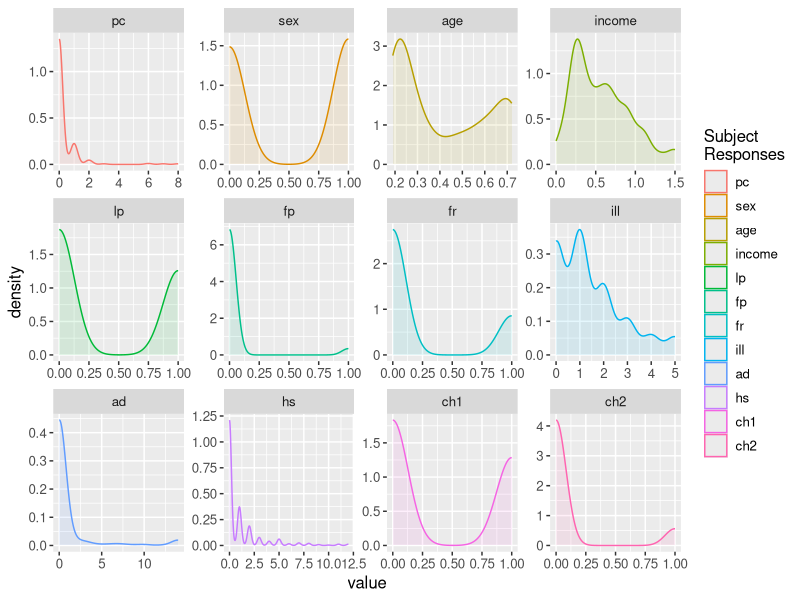
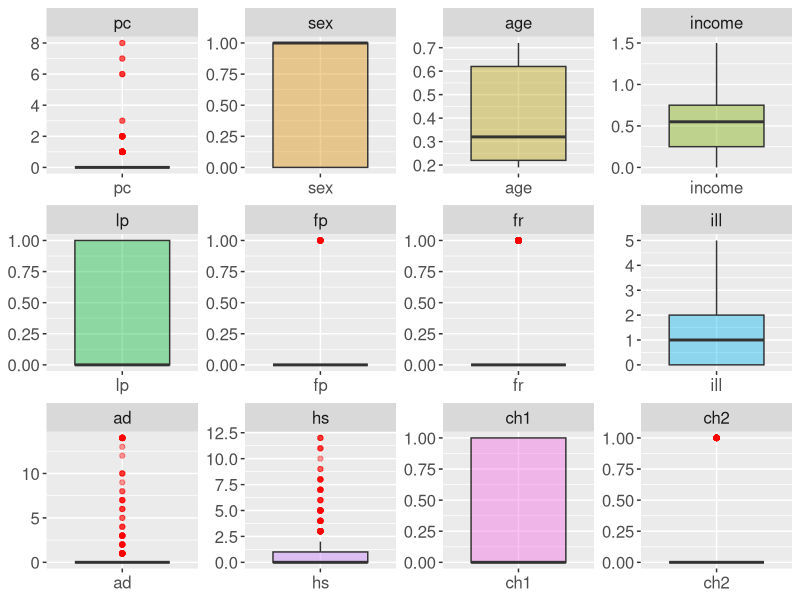
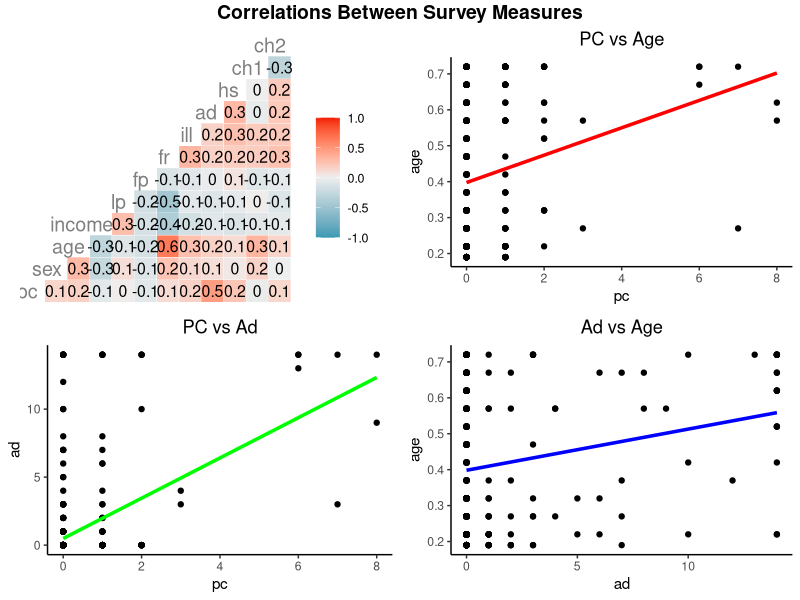
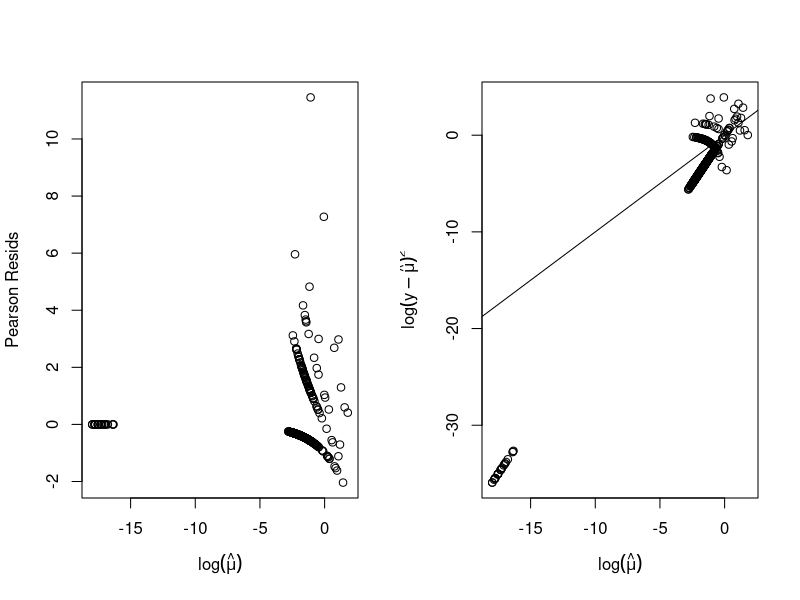
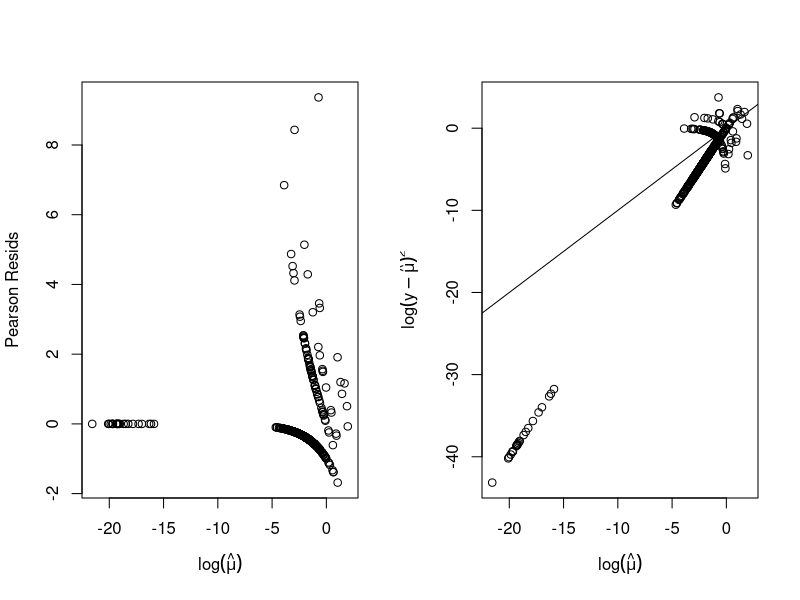
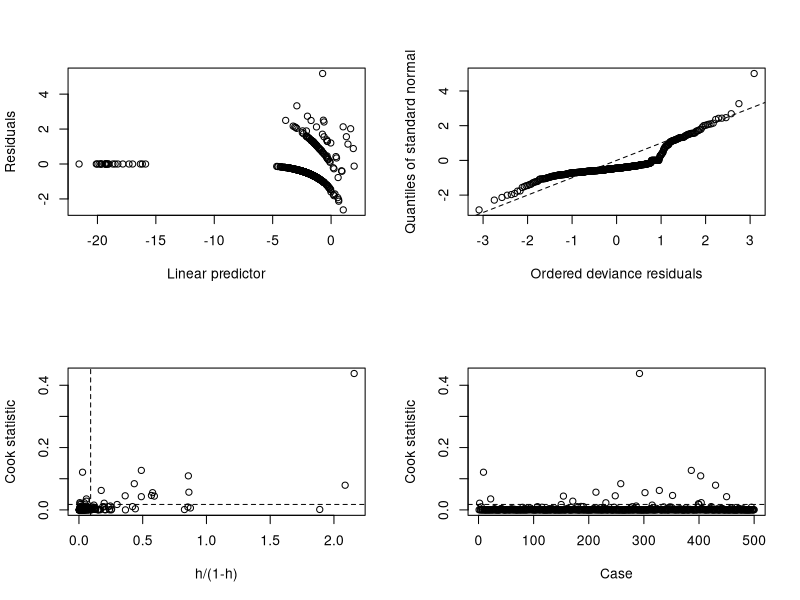
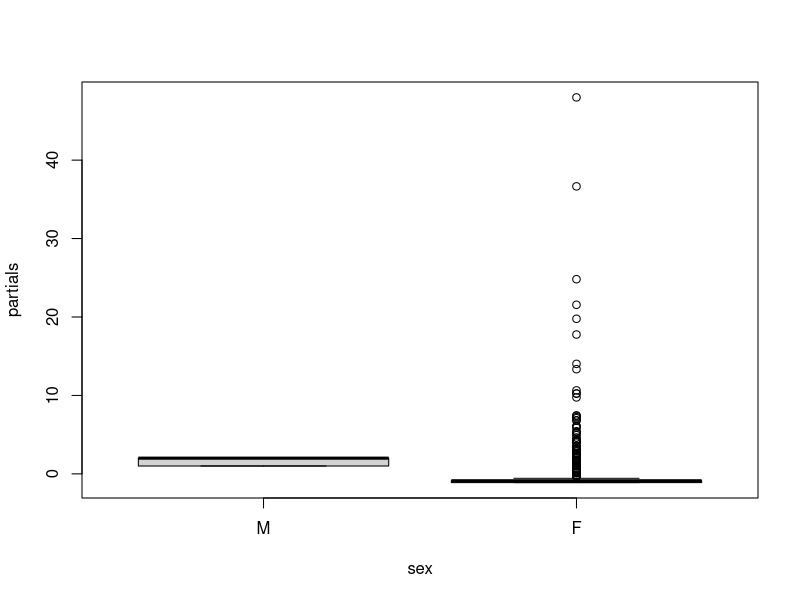
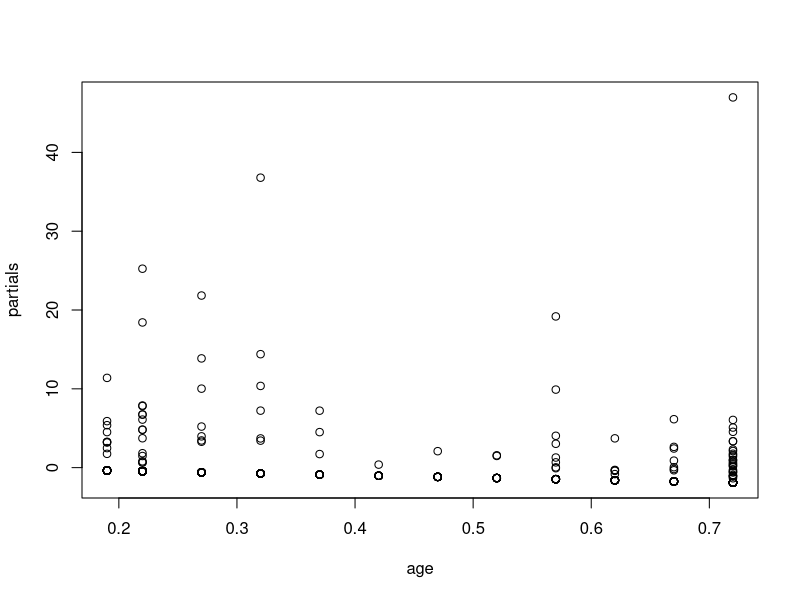

Write the R code that produced these figures, in order.
## ---- chunk 1
knitr::opts_chunk$set(echo = TRUE)

library(tidyverse)
library(ggplot2)
library(GGally)
library(dplyr)
library(ggpubr)
## ---- chunk 2

#Change working directory depending if on Mac vs Windows

tryCatch({
  setwd("/Users/owner/Desktop/PSTAT")},
  error = function(e) {
    print('Path for Mac working directory not found, trying Windows...')
    setwd("D:/PSTAT/")})
## ---- chunk 3
pharmacy_data <- read.table("pharmacist.txt",header = T)

#inspect first few rows
head(pharmacy_data)

## ---- chunk 4
library(reshape2)

long_df=melt(pharmacy_data)
kernel_plots <- ggplot(long_df, aes(value, colour = variable)) + 
  geom_density(aes(fill=variable),alpha = 0.1)+
  facet_wrap(~variable, scales = "free") + 
  labs(color = 'Subject\nResponses') + guides(fill=F) + 
  theme(text = element_text(size = 12))

kernel_plots
## ---- chunk 5
cov.boxs <- ggplot(stack(pharmacy_data), aes(x = ind, y = values, fill = ind)) +
  geom_boxplot(outlier.color = 'red', alpha = 0.4) + facet_wrap(~ind, scales = 'free')+
  theme(legend.position = "none", axis.title = element_blank(), text = element_text(size = 15))
cov.boxs
## ---- chunk 6
library(Hmisc)

my_fn <- function(data, mapping, pts=list(), smt=list(), ...){
  ggplot(data = data, mapping = mapping, ...) + 
    do.call(geom_point, pts) +
    do.call(geom_smooth, smt) 
}

#p-values of correlations
rcorr(as.matrix(pharmacy_data), type = c('pearson'))

all_corr <- ggcorr(pharmacy_data, geom = "tile", label = T, hjust = .8, size = 5, color = "grey50")

# only plot the interesting correlations between pc, age, ad
p1 <- ggplot(pharmacy_data, aes(x = pc, y = age)) +
  geom_point() + geom_smooth(method = 'lm', se = F, size = 1.2, color = 'red', alpha = 0.5)+
  labs(title = 'PC vs Age') + theme_classic() + theme(plot.title = element_text(hjust = 0.5))

p2 <- ggplot(pharmacy_data, aes(x = pc, y = ad)) +
  geom_point() + geom_smooth(method = 'lm', se = F, size = 1.2, color = 'green', alpha = 0.5) + 
  labs(title = 'PC vs Ad') + theme_classic() +  theme(plot.title = element_text(hjust = 0.5))

p3 <- ggplot(pharmacy_data, aes(x = ad, y = age)) +
  geom_point() + geom_smooth(method = 'lm', se = F, size = 1.2, color = 'blue', alpha = 0.5) +
  labs(title = 'Ad vs Age') + theme_classic() +  theme(plot.title = element_text(hjust = 0.5))

int_corr <- ggarrange(all_corr,p1,p2,p3, nrow = 2, ncol = 2)


annotate_figure(int_corr, top =text_grob ("Correlations Between Survey Measures", face = "bold", size = 14))
## ---- chunk 7
fit1 <- glm(pc ~ ., family = 'poisson', data = pharmacy_data)

summary(fit1)

#check phi for over dispersion
rp <- residuals(fit1,type = 'pearson') #phi tilde numerator

phi_hat <- fit1$deviance/fit1$df.residual
phi_tilde <- sum(rp^2)/fit1$df.residual

fit1.phi <- as.data.frame(cbind('hat'=phi_hat,'tilde'=phi_tilde))
fit1.phi

#check for overdispersion using residuals
fv <- fitted(fit1)

par(mfrow = c(1,2))

plot(log(fv), rp, xlab = expression(log(hat(mu))),
     ylab = "Pearson Resids")
plot(log(fv), log(residuals(fit1, type = 'response')^2), xlab = expression(log(hat(mu))),
     ylab = expression(log(y - hat(mu))^2))
abline(0,1)
## ---- chunk 8
library(MASS)
fit2 <- stepAIC(fit1, direction = 'both',trace =F)
summary(fit2)
## ---- chunk 9

anova(fit1,fit2, test = 'Chi')
## ---- chunk 10
pharmacy_data$sex <- factor(pharmacy_data$sex, labels = c('M','F'))
pharmacy_data$lp <- factor(pharmacy_data$lp, labels = c('uncovered','covered'))
pharmacy_data$fp <- factor(pharmacy_data$fp, labels = c('nonprivatePharm','privatePharm'))
pharmacy_data$fr <- factor(pharmacy_data$fr, labels = c('nonprivate','private'))
pharmacy_data$ch1 <- factor(pharmacy_data$ch1, labels = c('nonChronic1','chronicNoLim'))
pharmacy_data$ch2 <- factor(pharmacy_data$ch2, labels = c('nonChronic2','chronicLim'))

## ---- chunk 11
fit3 <- glm(pc ~ ., data = pharmacy_data, family = 'poisson')
summary(fit3)
## ---- chunk 12
fit3.2 <- stepAIC(fit3, direction = 'both',trace = F)
summary(fit3.2)
## ---- chunk 13
anova(fit2,fit3.2, test = 'Chisq')
## ---- chunk 14
fit4 <- stepAIC(fit1, ~ .^2, direction = 'both', trace = F)
summary(fit4)
## ---- chunk 15
anova(fit2,fit4, test = 'Chi')
## ---- chunk 16
rp <- residuals(fit4,type = 'pearson') #phi tilde numerator

phi_hat <- fit4$deviance/fit4$df.residual
phi_tilde <- sum(rp^2)/fit4$df.residual

fit4.phi <- as.data.frame(cbind('hat'=phi_hat,'tilde'=phi_tilde))
fit4.phi

#check for overdispersion using residuals
fv <- fitted(fit4)

par(mfrow = c(1,2))

plot(log(fv), rp, xlab = expression(log(hat(mu))),
     ylab = "Pearson Resids")
plot(log(fv), log(residuals(fit4, type = 'response')^2), xlab = expression(log(hat(mu))),
     ylab = expression(log(y - hat(mu))^2))
abline(0,1)
## ---- chunk 17
library(boot)
glm.diag.plots(fit4)
## ---- chunk 18
fit4.partials <- residuals(fit4,type = 'partial')

f <- sapply(pharmacy_data, is.factor)
#par(mfrow = c(5,4))
for (iCol in colnames(pharmacy_data)){
  col_pos <- match(iCol, colnames(fit4.partials))
  if (is.na(col_pos)){
    next
  }
  
  if (f[iCol]){
    boxplot(pharmacy_data[,iCol], fit4.partials[,col_pos], ylab='partials', names=levels(pharmacy_data[,iCol]), xlab = iCol)
  } else {
    plot(pharmacy_data[,iCol],fit4.partials[,col_pos], ylab='partials', xlab = iCol)
    #lines(smooth.spline(pharmacy_data[,iCol],fit4.partials[,iCol]), col = 'red', tol = 10000, lwd = 2,
          #lty = 2)
  }
  
}
## ---- chunk 19
plot(exp(fv), pharmacy_data[,'pc'], ylab = 'pc', xlab = 'exp(fitted values)')
lines(smooth.spline(exp(fv),pharmacy_data[,'pc']), col = 'red', lwd = 2)
#identify(exp(fv), pharmacy_data[,'pc'], labels = name)
## ---- chunk 20
library(car)

#greater than 5-10 is bad
vif(fit4)
## ---- chunk 21
library(glmnet)

y <- pharmacy_data$pc

X <- model.matrix(fit4, data = pharmacy_data)[,-1]

lassoMod <- glmnet(X,y,family='poisson', alpha = 1, lambda.min=0, nlambda=101)

fit.lasso.cv <- cv.glmnet(X, y, lambda.min=0, nlambda=101, nfolds = nrow(pharmacy_data)) 
plot(fit.lasso.cv)

plot(lassoMod, label = T, xvar = "lambda")
text(-10,coef(lassoMod)[-1,length(lassoMod$lambda)]-0.05,labels=colnames(X),cex=1.1) 
mtext("CV estimate", side=1, at=log(fit.lasso.cv$lambda.min), cex=.8)
abline(v=log(fit.lasso.cv$lambda.min), col="red")
abline(h = 0, lty = 2, col = 'black')
## ---- chunk 22
tmp_coeffs <- coef(fit.lasso.cv, s = "lambda.min")
data.frame(name = tmp_coeffs@Dimnames[[1]][tmp_coeffs@i + 1], coefficient = tmp_coeffs@x)

## ---- chunk 23

fit5cv <- glm(pc ~ sex*age + ad * hs, data = pharmacy_data, family = 'poisson')
summary(fit5cv)

## ---- chunk 24
anova(fit4, fit5cv, test = 'Cp')
## ---- chunk 25
#useful functions
null.model <- glm(pc ~ 1, data = pharmacy_data, family='poisson')

# p-value for overall model fit
calcPval <- function(x){
  compare.null <- anova(null.model,x, test = 'Chi')
  pVal_raw <- compare.null$`Pr(>Chi)`[2]
  pVal <- formatC(pVal_raw, format = 'e', digits = 2)
  return(pVal)
}

compute_PhiTil <- function(x){
  pear_resid <- residuals(x,type='pearson')
  tilde <- sum(pear_resid^2)/x$df.residual
  return(tilde)
}

compute_PhiHat <- function(x){
  hat <- x$deviance/x$df.residual
  return(hat)
}

extract_modNum <- function(list_mods){
  nums <- list()
  for (i in 1:length(list_mods)){
    nums[i] <- deparse(substitute(list_mods[i]))
  }
  
  return(nums)
}
  
## ---- chunk 26
models.list <- list(fit1,fit3.2,fit4,fit5cv)
models.AIC <- unlist(lapply(models.list,AIC))
models.BIC <- unlist(lapply(models.list,BIC))

#R^2 is not the same here as it is in the gaussian case. Instead of explaining the amount of variation,
#it represents the ratio of how close the fit is to being either the perfect or worst model. 
#SMALLER DEVIANCE MEANS CLOSER TO PERFECT MODEL, thus ratios closer to 1 mean better models
models.R2 <- unlist(lapply(models.list, function(x) 1-(x$deviance/x$null.deviance)))

model.performance.sumr <- data.frame("Model_Num" = c(1:length(models.list)),
                                     "Formula"=unlist(lapply(models.list,function(x)
                                                            Reduce(paste,deparse(formula(x))))),
                                    "Deviance"=unlist(lapply(models.list,function(x)
                                                        summary(x)$deviance)),
                                    "R^2"=models.R2,
                                    "pF"=unlist(lapply(models.list, calcPval)),
                                    "AIC" = models.AIC,"BIC"=models.BIC,
                                    "Phi_Tild" = unlist(lapply(models.list, compute_PhiTil)),
                                    "Phi_Hat" = unlist(lapply(models.list, compute_PhiHat)))
model.performance.sumr <- model.performance.sumr[order(model.performance.sumr$BIC),]

View(model.performance.sumr)
## ---- chunk 27
anova(fit3.2,fit4, test = 'Chi')
## ---- chunk 28
#Final diagnostics

vif(fit3.2) #multicollinearity a non issue

par(mfrow = c(2,2))
plot(fit3.2)
## ---- chunk 29
fit3.3 <- update(fit3.2, subset = -c(9,292,430,400))
## ---- chunk 30
# see if we can simplify further
summary(fit3.4 <- step(fit3.3,trace = F, direction = 'both'))
anova(fit3.4,fit3.3, test = 'Chi')
## ---- chunk 31
termplot(fit3.3, data = pharmacy_data, partial.resid = T, col.res = 'black', cex = 1, pch = 1)
abline(h=0,lty=2, col='gray', lwd = 2)
## ---- chunk 32
fv <- fitted(fit3.3)
plot(fv, residuals(fit3.3, type = 'response'), xlab = expression(log(hat(mu))),
     ylab = expression(log(y - hat(mu))^2))
lines(smooth.spline(fv,residuals(fit3.3, type = 'response')), col = 'red', lwd = 2)
## ---- chunk 33
summary(fitnb <- glm.nb(pc ~ ., data = pharmacy_data))
## ---- chunk 34
summary(fitnb.2 <- step(fitnb, trace = F, direction='both'))
## ---- chunk 35
summary(fitnb.3 <- update(fitnb.2, subset = -c(9,292,22)))
## ---- chunk 36
vif(fitnb.3)
## ---- chunk 37
fv.nb <- fitted(fitnb.3)
plot(exp(fv.nb), exp(residuals(fitnb.3, type = 'response')), xlab = expression(log(hat(mu))),
     ylab = expression(log(y - hat(mu))^2))
lines(smooth.spline(exp(fv.nb),exp(residuals(fitnb.3, type = 'response'))), col = 'red', lwd = 2)
## ---- chunk 38
summary(fitnb.3.2 <- update(fitnb.3, .~.-ch1))
## ---- chunk 39
new.models <- list(fit3.3,fitnb.3,fitnb.3.2)
new.models.BIC <- unlist(lapply(new.models,BIC))
new.models.AIC <- unlist(lapply(new.models,AIC))
new.models.R2 <- unlist(lapply(new.models, function(x) 1-(x$deviance/x$null.deviance)))

new.models.df <- data.frame("Model_Num" = c(max(model.performance.sumr$Model_Num)+1:length(new.models)),
                            "Type" = c('poisson','nB','nB'),
                                     "Formula"=unlist(lapply(new.models,function(x)
                                                            Reduce(paste,deparse(formula(x))))),
                                    "Deviance"=unlist(lapply(new.models,function(x)
                                                        summary(x)$deviance)),
                                    "R^2"=new.models.R2,
                                    "AIC" = new.models.AIC,"BIC"=new.models.BIC,
                                    "Phi_Tild" = unlist(lapply(new.models, compute_PhiTil)),
                                    "Phi_Hat" = unlist(lapply(new.models, compute_PhiHat)))

#drop p values comparing to null model, not very helpful here
model.performance.sumr <- model.performance.sumr[,!names(model.performance.sumr) %in% c('pF')]
model.performance.sumr$Type <- rep('poisson',nrow(model.performance.sumr))

model.performance.sumr <- rbind(model.performance.sumr,new.models.df)

model.performance.sumr <- model.performance.sumr[order(model.performance.sumr$BIC),]

model.performance.sumr <- model.performance.sumr[,c('Model_Num','Type','Formula','Deviance',
                                                    'R.2','AIC','BIC','Phi_Tild','Phi_Hat')]

View(model.performance.sumr)
